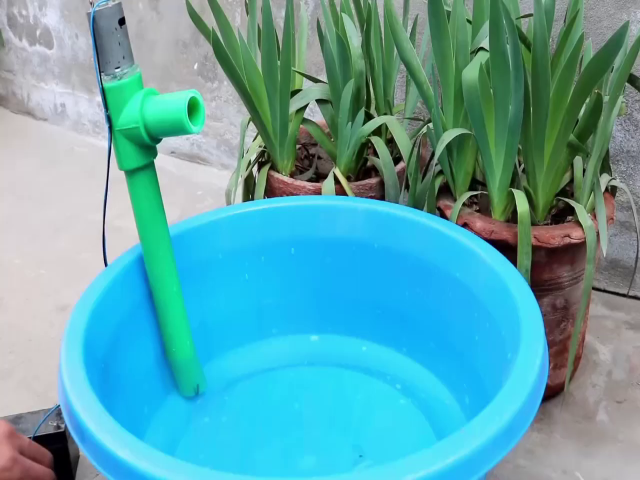
#> input picture bgimage.png, 640 x 480 px, given in place of demovideo.mp4, which was not available
$ python cvcode.py
#> lines starting #> are read from the running program, lines starting #| are printed output that depends on the picture; after the words box and inside, x2 and y2 are one past the last pixel; in counts of white or black regions, pixels touching at a corner belong together; pictures that were not available may be replaced by others from this repository, and a replacement may not be noted
import cv2
import numpy as np

VideoFile=cv2.VideoCapture("demovideo.mp4")
TotalFrames=[]
while True:
    _,Frame=VideoFile.read()
#> Frame is the input picture: shape (480, 640, 3); mean B, G, R 172.1, 166.1, 92.9
    if _==False:
        break
    Frame=cv2.resize(Frame,(640,480))
    gray=cv2.cvtColor(Frame,cv2.COLOR_BGR2GRAY)
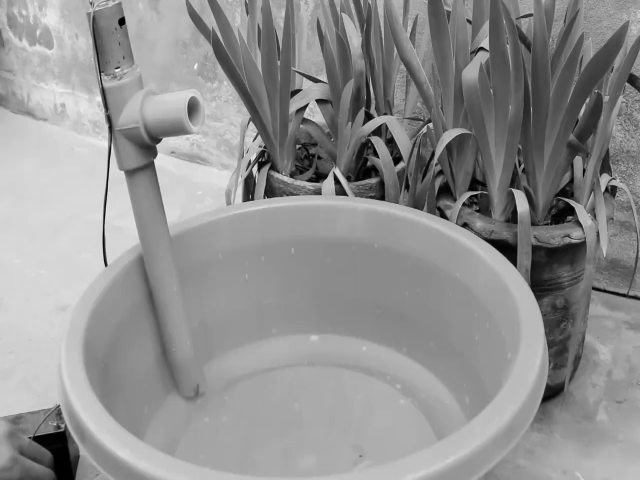
#> gray: shape (480, 640); min 0, max 248, mean 144.9
    ret,thresh = cv2.threshold(gray,127,255,cv2.THRESH_BINARY)
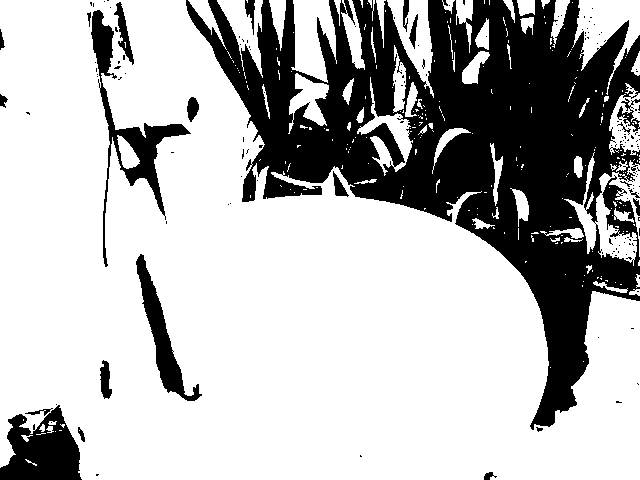
#> thresh: shape (480, 640); 71.5% white; 164 black regions (141 under 20 px), largest, box (x1, y1, x2, y2) and area: (186, 0, 640, 430) 74715, (0, 405, 82, 480) 3971, (91, 10, 191, 267) 3799
    ret,thresh2=cv2.threshold(Frame,127,255,cv2.THRESH_BINARY)
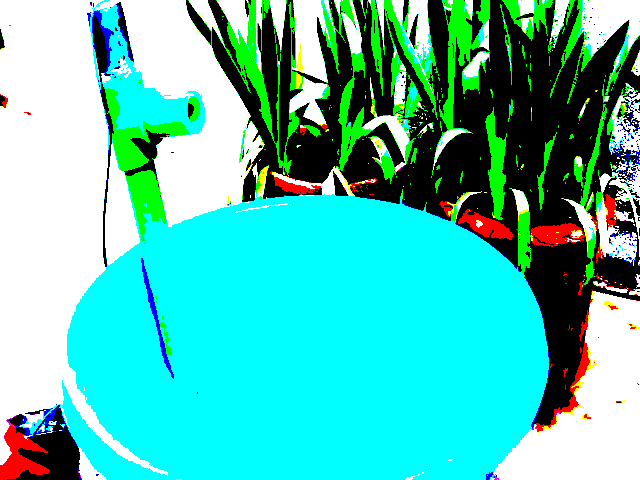
#> thresh2: shape (480, 640, 3); mean B, G, R 178.1, 194.3, 79.9
    print(f"Non zero: {cv2.countNonZero(thresh)}")
#| Non zero: 219622
    #cv2.imshow("Thresh",np.hstack((cv2.cvtColor(thresh,cv2.COLOR_GRAY2BGR),Frame)))
    cv2.imshow("Thresholded Image",np.hstack((thresh2,Frame)))
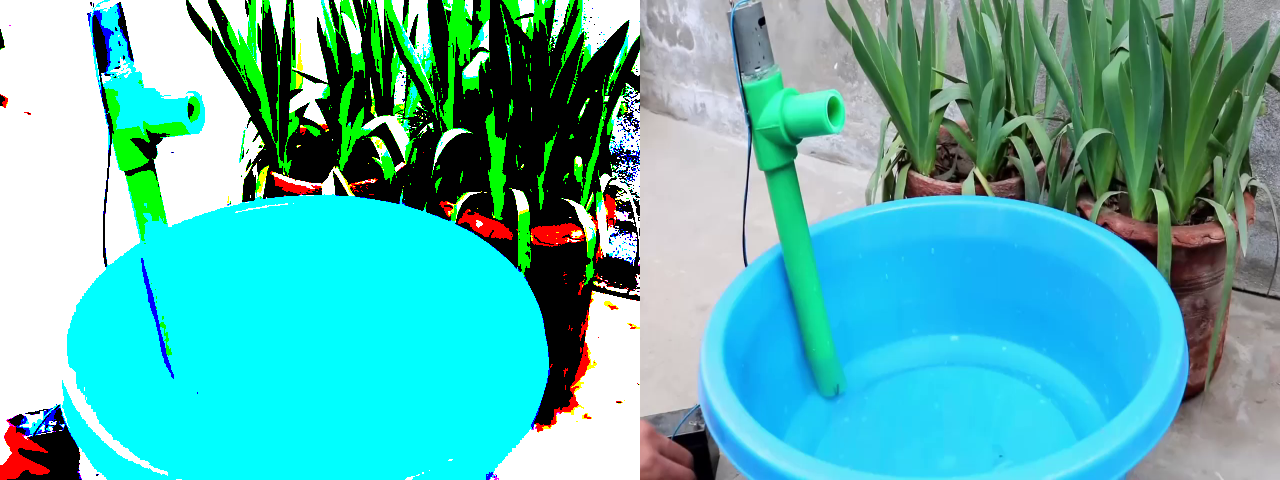
#> window 'Thresholded Image': shape (480, 1280, 3); mean B, G, R 175.1, 180.2, 86.4
    cv2.waitKey(1)

$ run again, on 1.jpg
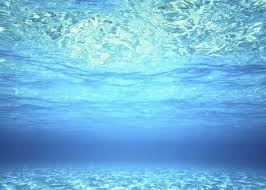
#> input picture 1.jpg, 266 x 190 px, given in place of demovideo.mp4, which was not available
#> Frame is the input picture: shape (190, 266, 3); mean B, G, R 220.8, 182.7, 111.3
#> Frame: shape (480, 640, 3)
#> `ret,thresh = cv2.threshold(gray,127,255,cv2.THRESH_BINARY)`:
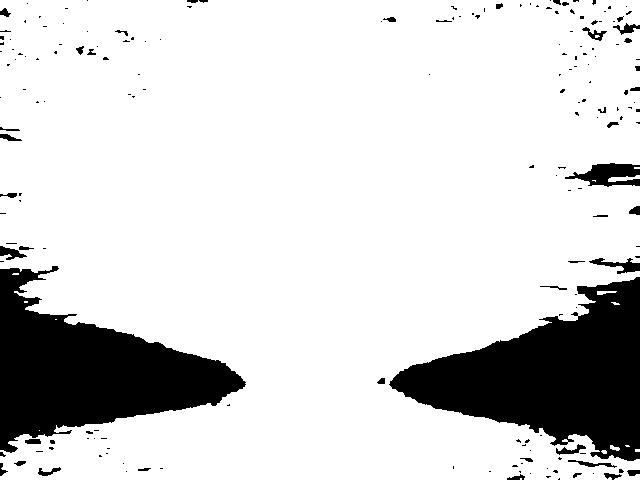
#> thresh: shape (480, 640); 83.8% white; 184 black regions (140 under 20 px), largest, box (x1, y1, x2, y2) and area: (389, 277, 640, 461) 23777, (0, 266, 246, 453) 21790, (565, 163, 640, 187) 1040
#| Non zero: 257362
#> `cv2.imshow("Thresholded Image",np.hstack((thresh2,Frame)))`:
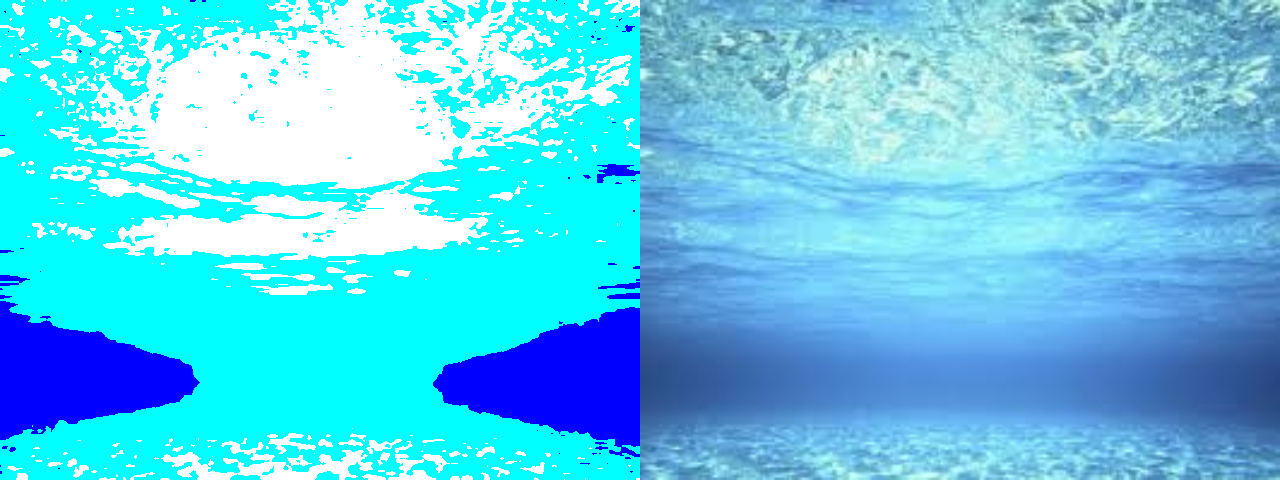
#> window 'Thresholded Image': shape (480, 1280, 3); mean B, G, R 237.8, 204.2, 93.6

$ run again, on 13.jpg
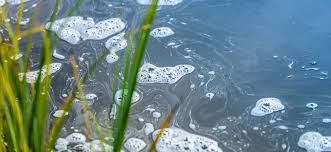
#> input picture 13.jpg, 331 x 152 px, given in place of demovideo.mp4, which was not available
#> Frame is the input picture: shape (152, 331, 3); mean B, G, R 137.1, 134.2, 108.1
#> Frame: shape (480, 640, 3)
#> `ret,thresh = cv2.threshold(gray,127,255,cv2.THRESH_BINARY)`:
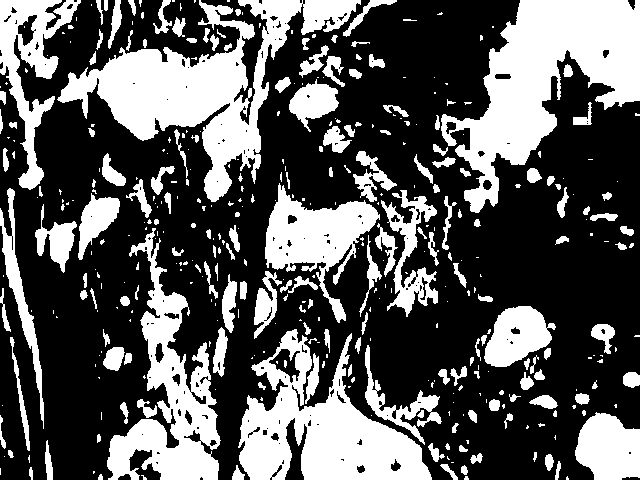
#> thresh: shape (480, 640); 35.1% white; 404 white regions (231 under 20 px), largest, box (x1, y1, x2, y2) and area: (57, 0, 361, 202) 18403, (441, 0, 640, 213) 18351, (238, 329, 432, 480) 13668
#| Non zero: 107885
#> `cv2.imshow("Thresholded Image",np.hstack((thresh2,Frame)))`:
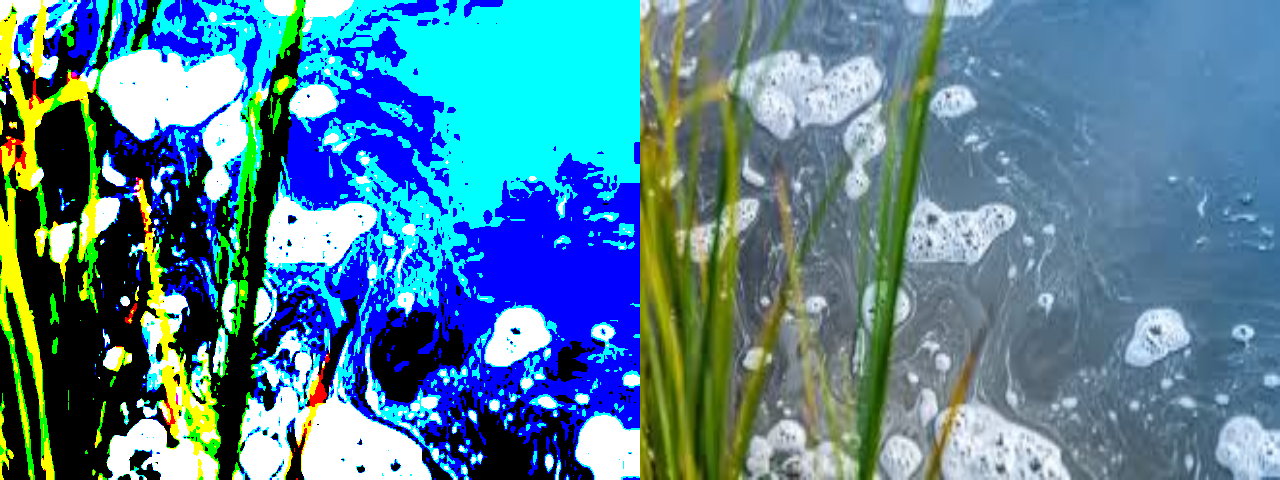
#> window 'Thresholded Image': shape (480, 1280, 3); mean B, G, R 152.8, 130.4, 82.5

$ run again, on 14.jpg
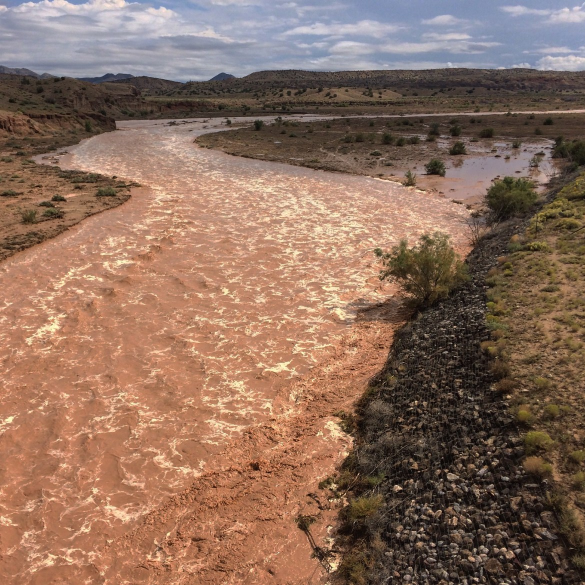
#> input picture 14.jpg, 1170 x 1170 px, given in place of demovideo.mp4, which was not available (shown at 1/2 size)
#> Frame is the input picture: shape (1170, 1170, 3); mean B, G, R 93.1, 109.7, 140.1
#> Frame: shape (480, 640, 3)
#> `ret,thresh = cv2.threshold(gray,127,255,cv2.THRESH_BINARY)`:
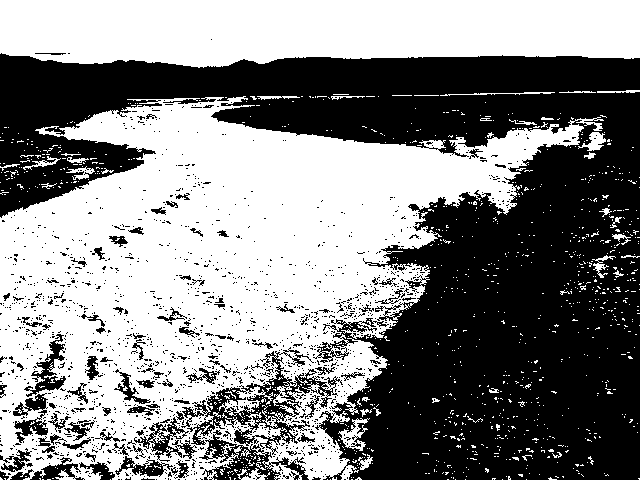
#> thresh: shape (480, 640); 52.7% white; 1561 black regions (1465 under 20 px), largest, box (x1, y1, x2, y2) and area: (0, 53, 640, 480) 126832, (181, 347, 343, 455) 3984, (199, 430, 309, 480) 1801
#| Non zero: 161856
#> `cv2.imshow("Thresholded Image",np.hstack((thresh2,Frame)))`:
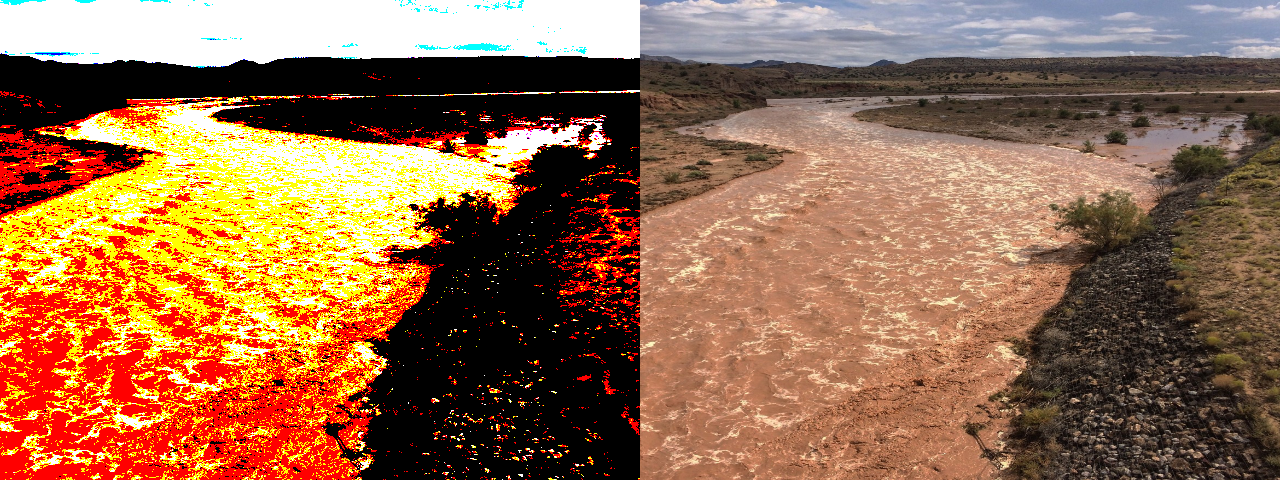
#> window 'Thresholded Image': shape (480, 1280, 3); mean B, G, R 75.9, 106.8, 149.2
